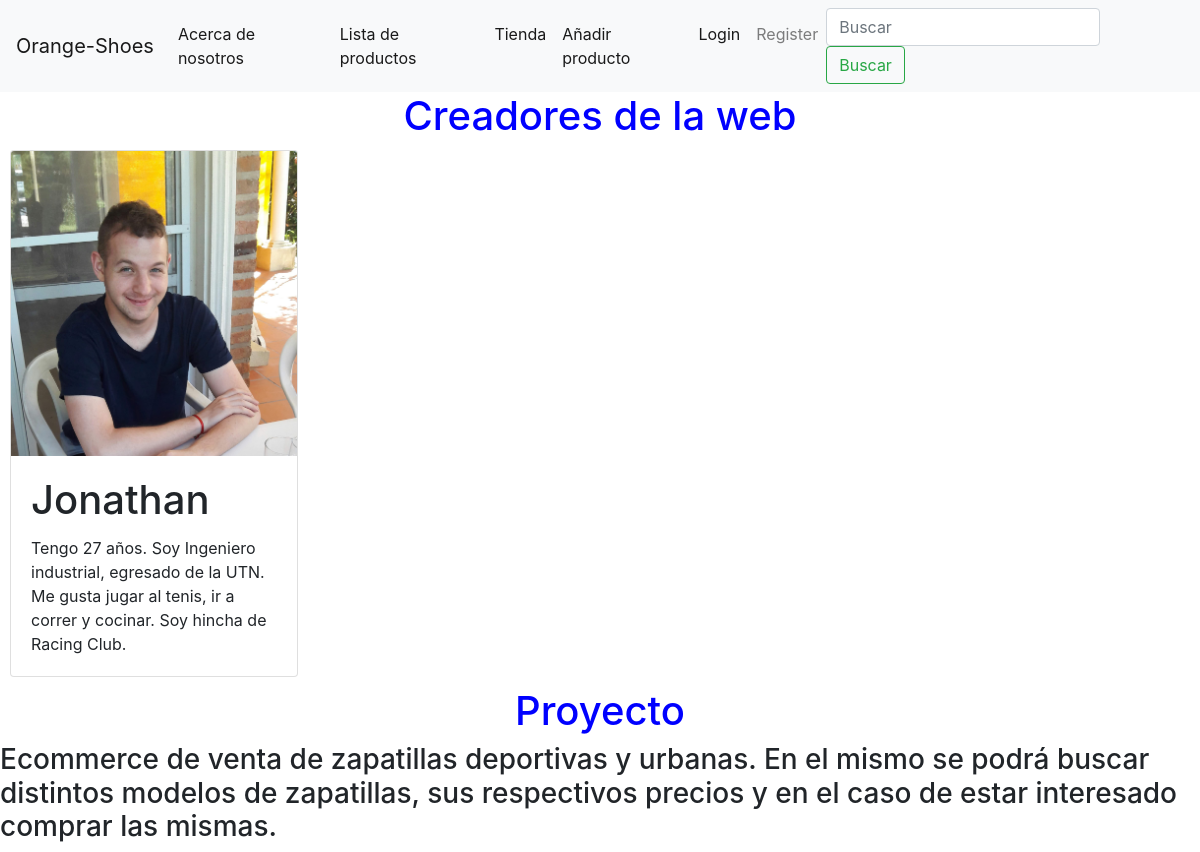
The page /info/list_us/ on the database as committed earlier.
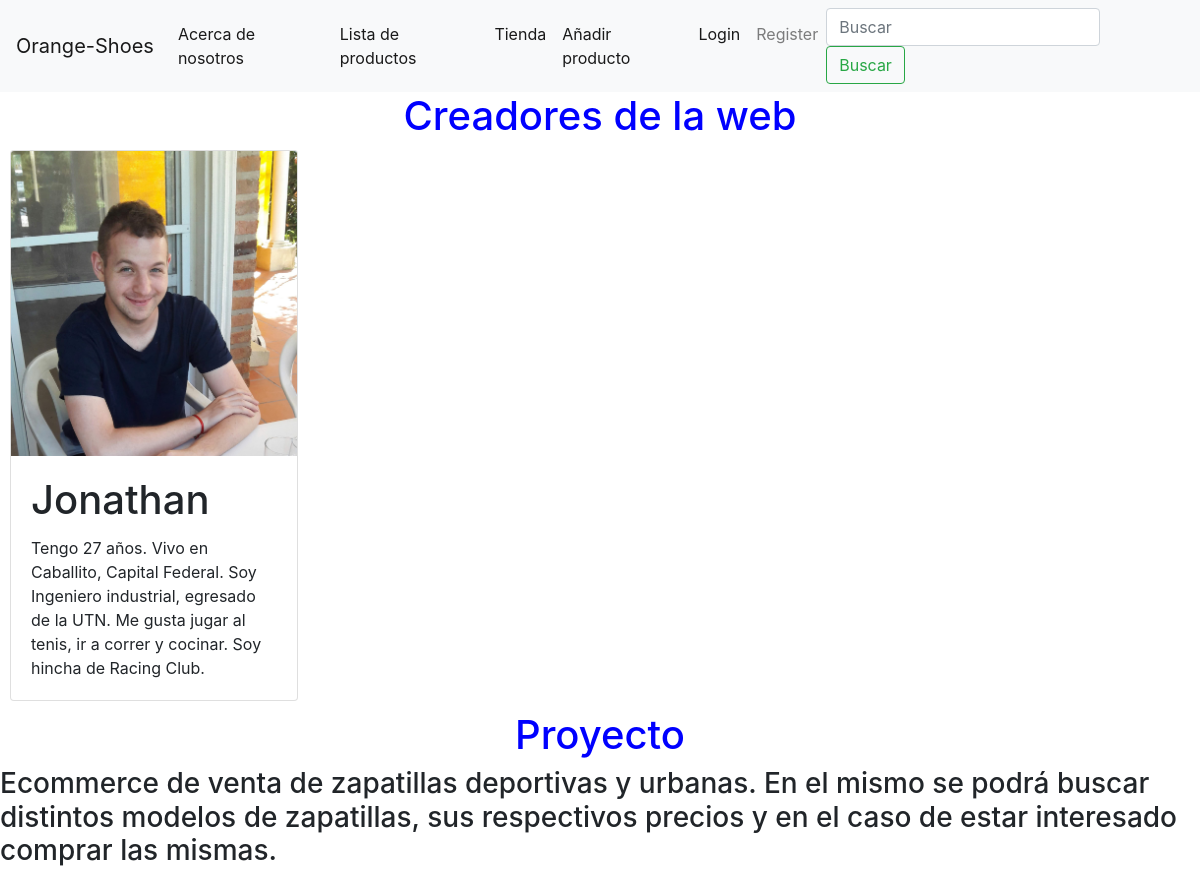
The same page on the database as committed later.
### info/models.py (models this page shows, shortened)
class about_us(models.Model):
    image=models.ImageField(upload_to="aboutus/",null=True,blank=True)
    name= models.CharField(max_length=40)
    description= models.CharField(max_length=1000, null=True, blank=True)
    class Meta:
        verbose_name= "Nosotros"
        verbose_name_plural= "Nosotros"

### info/views.py (the view)
# urls.py: path("list_us/",list_us,name="list_us"),
def list_us(request):
    people= about_us.objects.all()
    context={
        "people":people
    }
    return render(request,"people_list.html",context=context)

### products/context_processor.py (called while the page is built)
def total_carrito(request):
    total = 0
    if request.user.is_authenticated:
        if "carrito" in request.session.keys():
            for key, value in request.session["carrito"].items():
                total += int(value["acumulado"])
    return {"total_carrito": total}

### templates/people_list.html (shortened to what this page needs)
{% extends "base.html" %}
    {% block contenido_que_cambia %}
    <h1 style ="color: blue" class="text-center">Creadores de la web</h1>
    {% for person in people %}
    <div class="card" style="width: 18rem; margin: 10px;">
        {% if person.image %}
        <img src="{{person.image.url}}"  class="card-img-top" alt="...">
        {% else %}
        <img src="" class="card-img-top" alt="...">
        {% endif %}
        <div class="card-body">
            <h1 class="card-title">{{person.name}} </h1>
            <p class="card-text">{{person.description}}</p>
    </div>
    </div>
{% endfor %}
<h1 style ="color: blue"  class="text-center">Proyecto</h1>
<h3>Ecommerce de venta de zapatillas deportivas y urbanas. En el mismo se podrá buscar distintos modelos de zapatillas, sus respectivos precios y en el caso de estar interesado comprar las mismas.</h3>
{% endblock %}

Rows that differ between the two databases and show on the page:
changed about_us "Jonathan": description "Tengo 27 años. Soy Ingeniero industrial, egresado de la UTN. Me gusta jugar al tenis, ir a correr y cocinar. Soy hincha de Racing Club." → "Tengo 27 años. Vivo en Caballito, Capital Federal. Soy Ingeniero industrial, egresado…"
